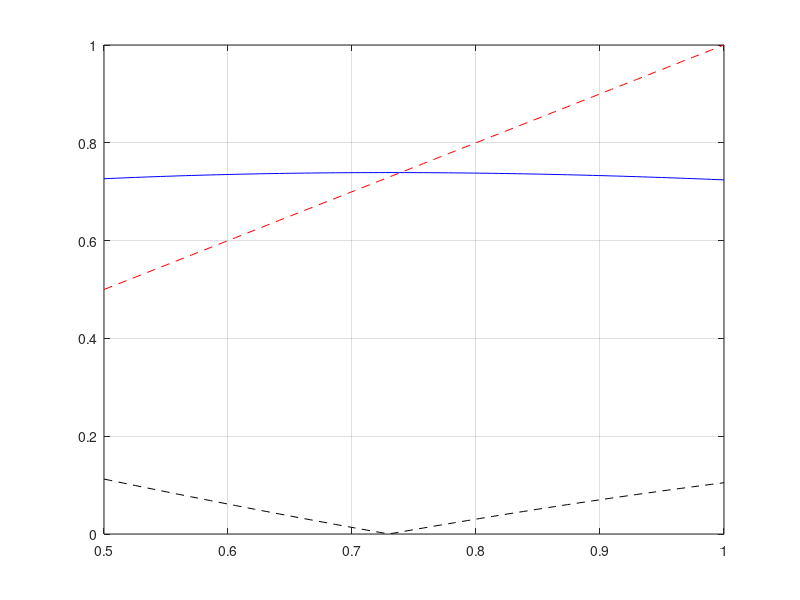

The MATLAB script that drew this image:
f = @(x) x - cos(x);
fl = @(x) 1 + sin(x);

alpha=0.6
g = @(x) x - alpha*f(x);
gl = @(x) 1 - alpha*fl(x);

a=0.5;
b=1;

xx=linspace(a,b);
plot(xx,xx,'r--',...
     xx,g(xx),'b-',...
     xx,abs(gl(xx)),'k--');grid

x=(a+b)/2;
for k=1:3
  x=g(x)
endfor
printf("%1.4E\n",x)